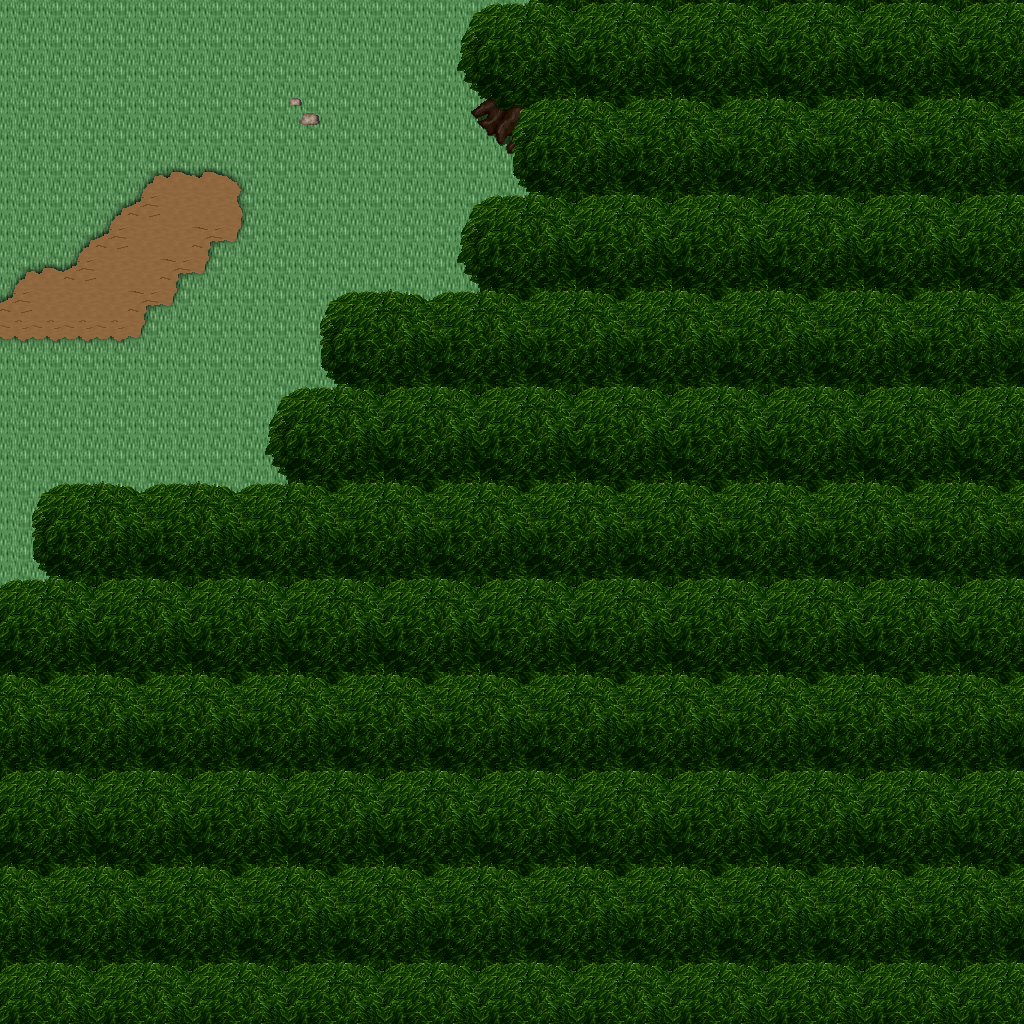

This is a level from a 2D game, rendered from its Tiled map with the project's own tilesets. A one-line summary and the map file follow, with tile-layer data summarised:
An orthogonal 32x32 tile map with 32x32 px tiles, 5 tile layers (Ground, Objects, Objects2, Above, ...), 1 hidden layer not drawn, 23 tilesets.

<map version="1.10" tiledversion="1.11.0" orientation="orthogonal" renderorder="right-down" width="32" height="32" tilewidth="32" tileheight="32" infinite="0" nextlayerid="11" nextobjectid="1">
 <tileset firstgid="1" name="ground_ground" tilewidth="32" tileheight="32" tilecount="33" columns="3">
  <image source="../drawable/ground_ground.png" width="96" height="352" />
 </tileset>
 <tileset firstgid="34" name="ground_rock_pebbles" tilewidth="32" tileheight="32" tilecount="3" columns="1">
  <image source="../drawable/ground_rock_pebbles.png" width="32" height="96" />
 </tileset>
 <tileset firstgid="37" name="ground_grass_edges" tilewidth="32" tileheight="32" tilecount="36" columns="12">
  <image source="../drawable/ground_grass_edges.png" width="384" height="96" />
 </tileset>
 <tileset firstgid="73" name="ground_grass_corners" tilewidth="32" tileheight="32" tilecount="24" columns="6">
  <image source="../drawable/ground_grass_corners.png" width="192" height="128" />
 </tileset>
 <tileset firstgid="97" name="plant_tree_tree_darkgreen" tilewidth="32" tileheight="32" tilecount="88" columns="8">
  <image source="../drawable/plant_tree_tree_darkgreen.png" width="256" height="352" />
 </tileset>
 <tileset firstgid="185" name="plant_grasses" tilewidth="32" tileheight="32" tilecount="6" columns="3">
  <image source="../drawable/plant_grasses.png" width="96" height="64" />
 </tileset>
 <tileset firstgid="191" name="plant_bush_bushes" tilewidth="32" tileheight="32" tilecount="10" columns="5">
  <image source="../drawable/plant_bush_bushes.png" width="160" height="64" />
 </tileset>
 <tileset firstgid="201" name="plant_tree_tree_green" tilewidth="32" tileheight="32" tilecount="88" columns="8">
  <image source="../drawable/plant_tree_tree_green.png" width="256" height="352" />
 </tileset>
 <tileset firstgid="289" name="plant_flower_daisy_white" tilewidth="32" tileheight="32" tilecount="8" columns="2">
  <image source="../drawable/plant_flower_daisy_white.png" width="64" height="128" />
 </tileset>
 <tileset firstgid="297" name="object_well" tilewidth="32" tileheight="32" tilecount="4" columns="2">
  <image source="../drawable/object_well.png" width="64" height="64" />
 </tileset>
 <tileset firstgid="301" name="item_corpse_huge_animal" tilewidth="32" tileheight="32" tilecount="16" columns="2">
  <image source="../drawable/item_corpse_huge_animal.png" width="64" height="256" />
 </tileset>
 <tileset firstgid="317" name="item_corpse_skull_pale" tilewidth="32" tileheight="32" tilecount="2" columns="2">
  <image source="../drawable/item_corpse_skull_pale.png" width="64" height="32" />
 </tileset>
 <tileset firstgid="319" name="item_statue_grey_stone" tilewidth="32" tileheight="32" tilecount="4" columns="2">
  <image source="../drawable/item_statue_grey_stone.png" width="64" height="64" />
 </tileset>
 <tileset firstgid="323" name="logic_creature_animal" tilewidth="32" tileheight="32" tilecount="32" columns="8">
  <image source="../drawable/logic_creature_animal.png" width="256" height="128" />
 </tileset>
 <tileset firstgid="355" name="logic_item_resources" tilewidth="32" tileheight="32" tilecount="6" columns="6">
  <image source="../drawable/logic_item_resources.png" width="192" height="32" />
 </tileset>
 <tileset firstgid="361" name="logic_creature_rodent" tilewidth="32" tileheight="32" tilecount="8" columns="8">
  <image source="../drawable/logic_creature_rodent.png" width="256" height="32" />
 </tileset>
 <tileset firstgid="369" name="logic_item_sheepfood" tilewidth="32" tileheight="32" tilecount="1" columns="1">
  <image source="../drawable/logic_item_sheepfood.png" width="32" height="32" />
 </tileset>
 <tileset firstgid="370" name="logic_item_sign" tilewidth="32" tileheight="32" tilecount="1" columns="1">
  <image source="../drawable/logic_item_sign.png" width="32" height="32" />
 </tileset>
 <tileset firstgid="371" name="logic_item_mushroom" tilewidth="32" tileheight="32" tilecount="6" columns="6">
  <image source="../drawable/logic_item_mushroom.png" width="192" height="32" />
 </tileset>
 <tileset firstgid="377" name="logic_collision" tilewidth="32" tileheight="32" tilecount="1" columns="1">
  <image source="../drawable/logic_collision.png" width="32" height="32" />
 </tileset>
 <tileset firstgid="378" name="logic_protection" tilewidth="32" tileheight="32" tilecount="2" columns="2">
  <image source="../drawable/logic_protection.png" width="64" height="32" />
 </tileset>
 <tileset firstgid="380" name="ground_grass_2" tilewidth="32" tileheight="32" tilecount="21" columns="3">
  <image source="../drawable/ground_grass_2.png" width="96" height="224" />
 </tileset>
 <tileset firstgid="401" name="ground_green_paving" tilewidth="32" tileheight="32" tilecount="18" columns="3">
  <image source="../drawable/ground_green_paving.png" width="96" height="192" />
 </tileset>
 <layer id="1" name="Ground" width="32" height="32">
  <data>[1024 cells, 1024 non-empty, 2 distinct tile ids]</data>
 </layer>
 <layer id="2" name="Objects" width="32" height="32">
  <data>[1024 cells, 24 non-empty, 8 distinct tile ids]</data>
 </layer>
 <layer id="3" name="Objects2" width="32" height="32">
  <data>[1024 cells, 6 non-empty, 6 distinct tile ids]</data>
 </layer>
 <layer id="4" name="Above" width="32" height="32">
  <data>[1024 cells, 835 non-empty, 33 distinct tile ids]</data>
 </layer>
 <layer id="5" name="Above2" width="32" height="32">
  <data>[1024 cells, 4 non-empty, 1 distinct tile ids]</data>
 </layer>
 <layer id="6" name="Walkable" width="32" height="32" visible="0">
  <data>[1024 cells, 800 non-empty, 1 distinct tile ids]</data>
 </layer>
 <objectgroup id="7" name="Mapevents" />
 <objectgroup id="8" name="Spawn" />
 <objectgroup id="9" name="Keys" />
 <objectgroup id="10" name="Replace" />
</map>
